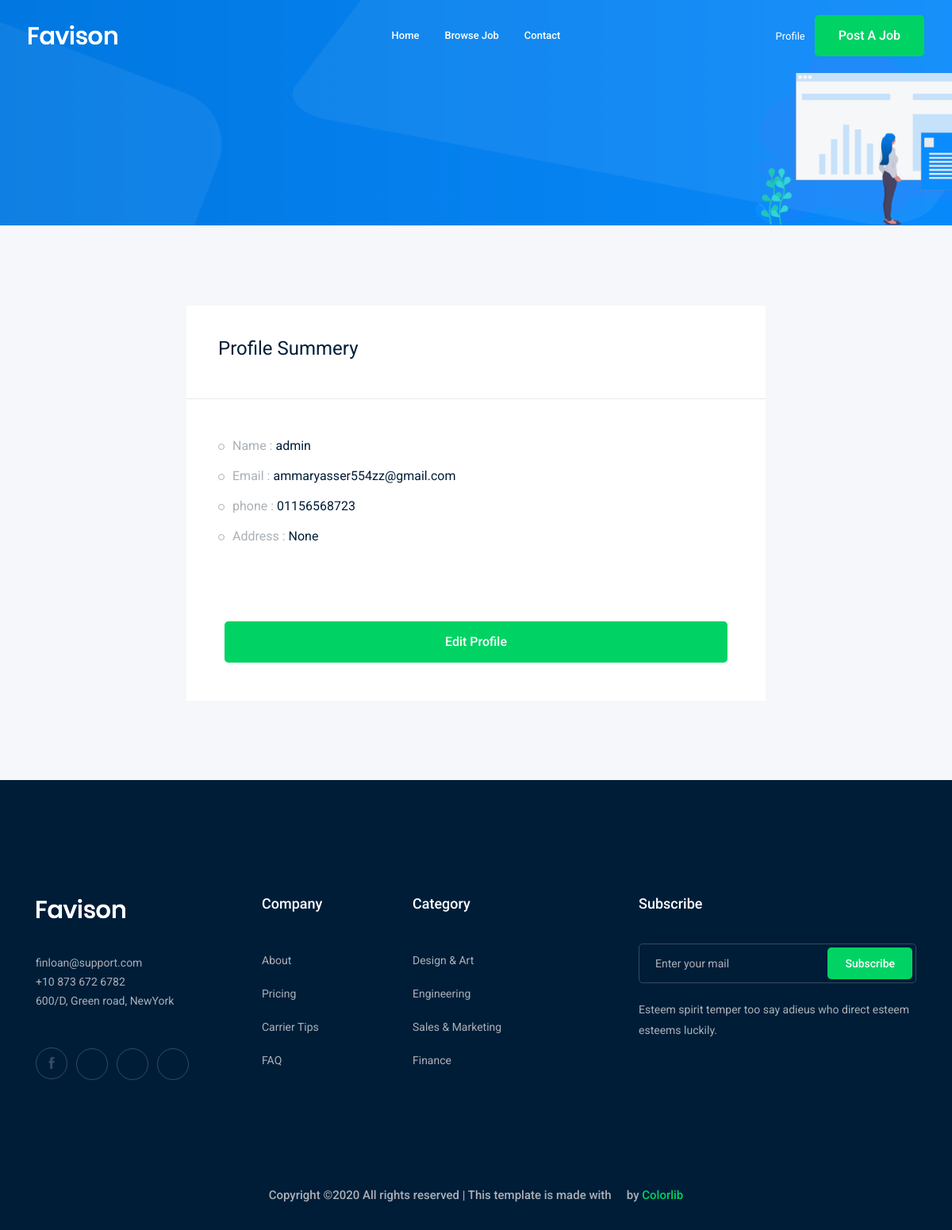
The page /accounts/profile (signed in) on the database as committed earlier.
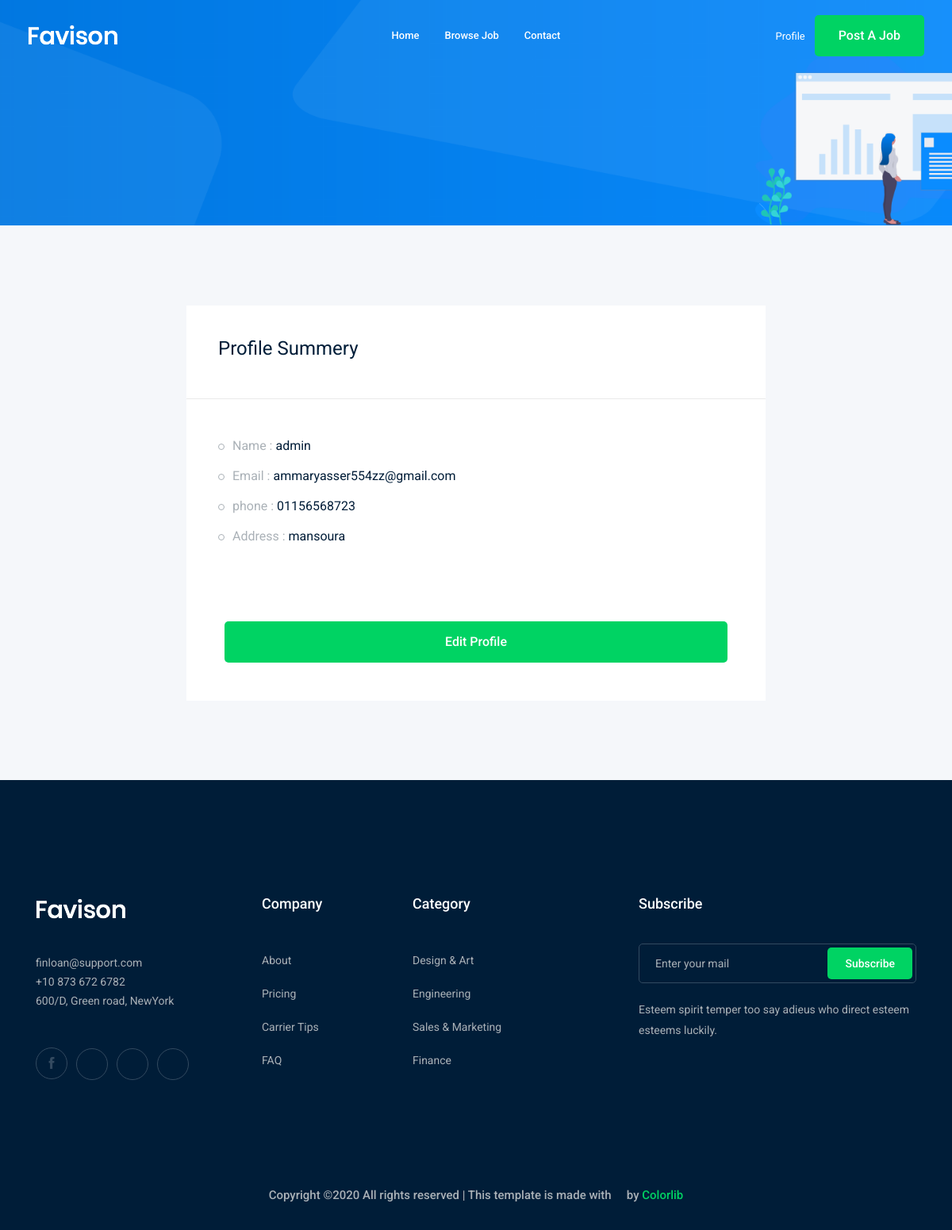
The same page on the database as committed later.
### accounts/models.py (models this page shows)
class Profile(models.Model):
    user = models.OneToOneField(User, on_delete=models.CASCADE)
    city = models.ForeignKey('City', related_name='user_city', on_delete=models.CASCADE , blank=True, null=True)
    phone_number = models.CharField(max_length=20)
    image = models.ImageField( upload_to='profile/')
    def __str__(self):
        return str(self.user)

class City(models.Model):
    name = models.CharField(max_length=30)
    def __str__(self):
        return self.name

### accounts/views.py (the view)
# urls.py: path('profile',views.profile,name='profile'),
def profile(request):
    profile = Profile.objects.get(user=request.user)
    return render(request,'accounts/profile.html',{'profile':profile})

### accounts/templates/accounts/profile.html (shortened to what this page needs)
 {% extends 'based.html' %}
 {% load bootstrap4 %}
{% block body %}
    <div class="bradcam_area bradcam_bg_1">
        <div class="container">
            <div class="row">
                <div class="col-xl-12">
                </div>
            </div>
        </div>
    </div>
    <div class="job_details_area">
        <div class="container">
            <div class="row">
                <div class="col-lg-8 mx-auto">
                    <div class="job_sumary">
                        <div class="summery_header">
                            <h3>Profile Summery</h3>
                        </div>
                        <div class="job_content">
                            <ul>
                                <li>Name :  <span>{{profile}}</span></li>
                                <li>Email :  <span>{{profile.user.email}}</span></li>
                                <li>phone :  <span>{{profile.phone_number}}</span></li>
                                <li>Address :  <span>{{profile.city}}</span></li>
                            </ul>
                        </div>
                        <div class="p-5">
                            <a class="boxed-btn3 w-100" href="{% url 'accounts:profile_edit'%}" >Edit profile</a>
                        </div>
                    </div>
                </div>
            </div>
        </div>
    </div>
{% endblock body %}

Rows that differ between the two databases and show on the page:
changed Profile "admin": city "None" → "mansoura"
